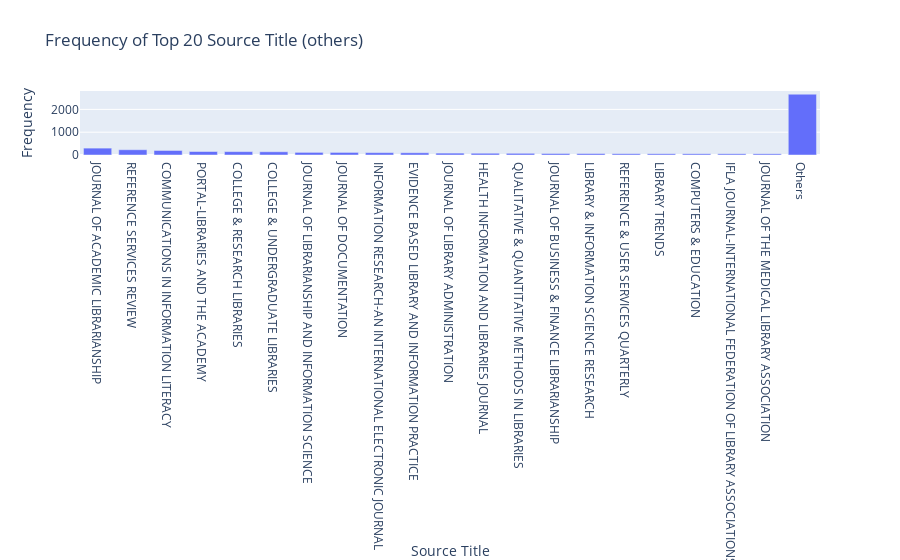

Notebook source saved alongside this figure:
### Code cell
#I would like to combine the low-frequency source titles.
other_frequency = frequency[~frequency['Source Title'].isin(top_20_frequency['Source Title'])]['Frequency'].sum()
others_df = pd.DataFrame({'Source Title': ['Others'], 'Frequency': [other_frequency]})
top_frequency_combined = pd.concat([top_20_frequency, others_df], ignore_index=True)
fig3 = px.bar(top_frequency_combined, x='Source Title', y='Frequency', title='Frequency of Top 20 Source Title (others)')
fig3.show()
# This figure looks weird. I may prefer fig2 to fig3.

### Figure 1 — Plotly figure (JSON) as saved in the notebook; plotly's stock layout.template omitted (floating-point values rounded to 4 significant figures)
{"data": [{"alignmentgroup": "True", "hovertemplate": "Source Title=%{x}<br>Frequency=%{y}<extra></extra>", "legendgroup": "", "marker": {"color": "#636efa", "pattern": {"shape": ""}}, "name": "", "offsetgroup": "", "orientation": "v", "showlegend": false, "textposition": "auto", "type": "bar", "x": ["JOURNAL OF ACADEMIC LIBRARIANSHIP", "REFERENCE SERVICES REVIEW", "COMMUNICATIONS IN INFORMATION LITERACY", "PORTAL-LIBRARIES AND THE ACADEMY", "COLLEGE & RESEARCH LIBRARIES", "COLLEGE & UNDERGRADUATE LIBRARIES", "JOURNAL OF LIBRARIANSHIP AND INFORMATION SCIENCE", "JOURNAL OF DOCUMENTATION", "INFORMATION RESEARCH-AN INTERNATIONAL ELECTRONIC JOURNAL", "EVIDENCE BASED LIBRARY AND INFORMATION PRACTICE", "JOURNAL OF LIBRARY ADMINISTRATION", "HEALTH INFORMATION AND LIBRARIES JOURNAL", "QUALITATIVE & QUANTITATIVE METHODS IN LIBRARIES", "JOURNAL OF BUSINESS & FINANCE LIBRARIANSHIP", "LIBRARY & INFORMATION SCIENCE RESEARCH", "REFERENCE & USER SERVICES QUARTERLY", "LIBRARY TRENDS", "COMPUTERS & EDUCATION", "IFLA JOURNAL-INTERNATIONAL FEDERATION OF LIBRARY ASSOCIATIONS", "JOURNAL OF THE MEDICAL LIBRARY ASSOCIATION", "Others"], "xaxis": "x", "y": [302, 231, 198, 153, 148, 141, 115, 113, 103, 98, 83, 77, 74, 66, 63, 57, 55, 54, 53, 52, 2666], "yaxis": "y"}], "layout": {"barmode": "relative", "legend": {"tracegroupgap": 0}, "title": {"text": "Frequency of Top 20 Source Title (others)"}, "xaxis": {"anchor": "y", "domain": [0, 1], "title": {"text": "Source Title"}}, "yaxis": {"anchor": "x", "domain": [0, 1], "title": {"text": "Frequency"}}}}
